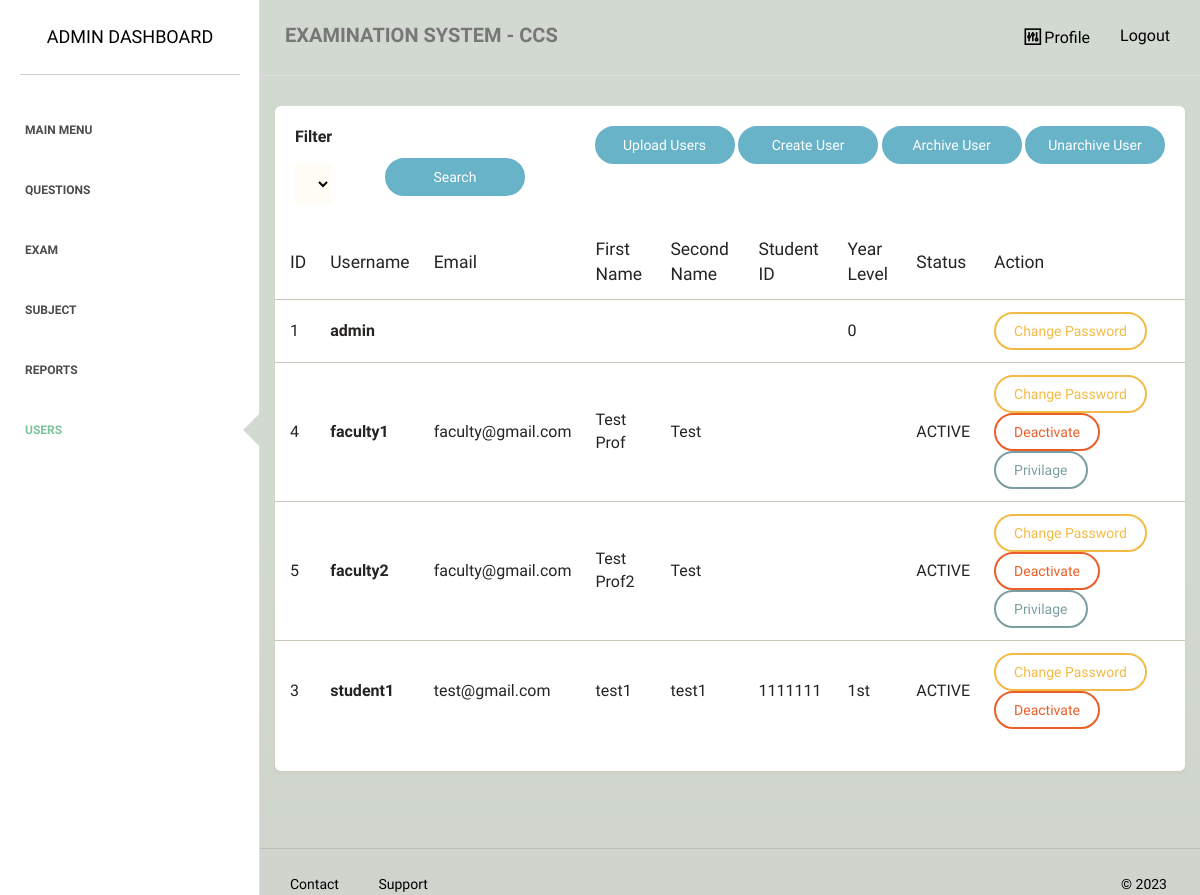
Before: /admin/user/index.php with the older database file.
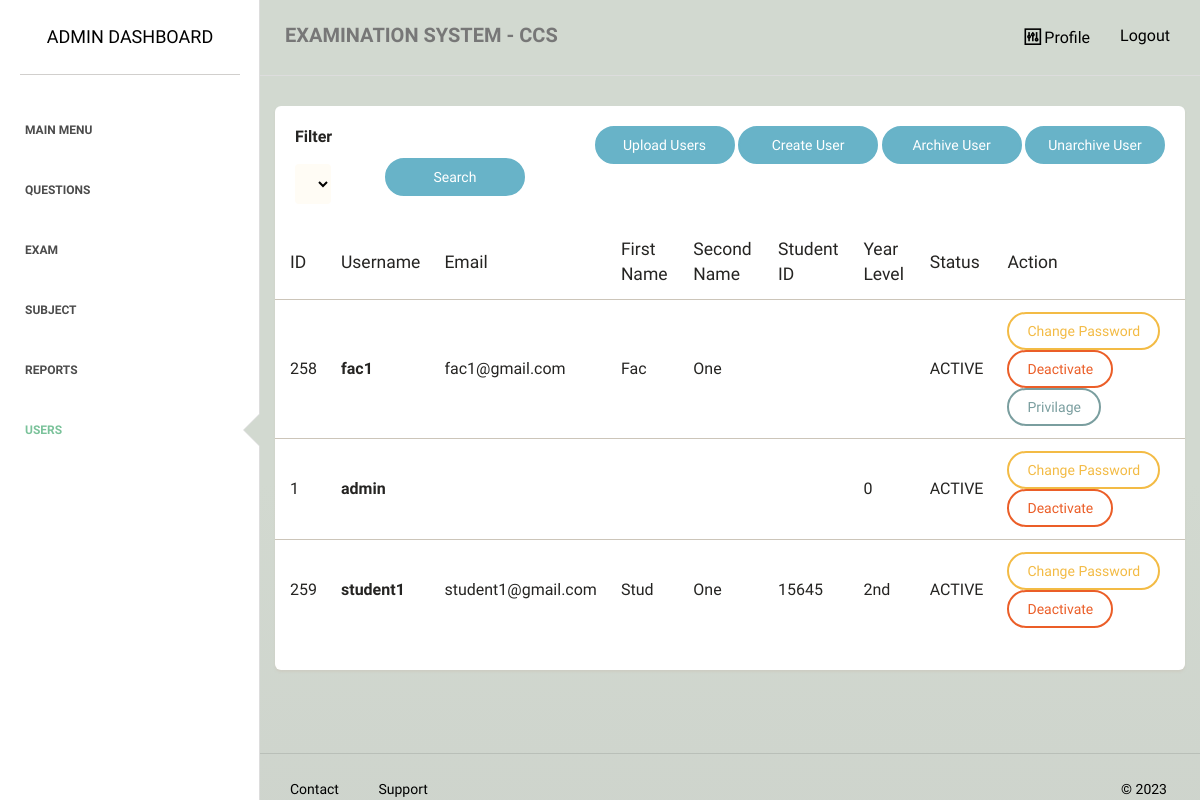
After: the same page with the newer database file.
### tables this page shows
CREATE TABLE `accounts` (
  `id` int(255) NOT NULL,
  `username` varchar(255) NOT NULL,
  `password` varchar(255) NOT NULL,
  `role` varchar(255) NOT NULL,
  `email` varchar(255) NOT NULL,
  `first_name` varchar(255) NOT NULL,
  `last_name` varchar(255) NOT NULL,
  `student_id` varchar(255) DEFAULT NULL,
  `status` varchar(50) NOT NULL,
  `list_of_subject` varchar(2000) DEFAULT NULL,
  `yearlevel` varchar(10) DEFAULT NULL
);

### admin/user/index.php (the view, shortened to what the changed rows need)
<?php
require_once "../../dbconnect.php";
$search1 = $_GET['search1'] ?? '';
if ($search1) {
    $statement = $pdo->prepare('SELECT * FROM accounts WHERE role like :role');
    $statement->bindValue(':role', "%$search1%");
} else {
    $statement = $pdo->prepare('SELECT * FROM accounts order by student_id asc');
}
$statement->execute();
$procdata = $statement->fetchAll(PDO::FETCH_ASSOC);
?>
<!doctype html>
<html lang="en">
<head>
    <link href="../../assets/css/main.css" rel="stylesheet" />
    <link href="../../assets/css/animate.css" rel="stylesheet"/>
    <link href="../../assets/css/paper-dashboard.css" rel="stylesheet"/>
    <link href="../../assets/css/demo.css" rel="stylesheet" />
    <link href="http://maxcdn.bootstrapcdn.com/font-awesome/latest/css/font-awesome.min.css" rel="stylesheet">
    <link href="../../assets/css/themify-icons.css" rel="stylesheet">
</head>
<body>
<div class="wrapper">
    <div class="main-panel">
        <div class="content">
            <div class="container-fluid">
                <div class="row">
                    <div class="">
                        <div class="card ">
                            <div class="content table-responsive table-full-width">
                                <table class="table">
                                    <thead>
                                        <th>ID</th>
                                    	<th>Username</th>
                                    	<th>Email</th>
                                    	<th>First Name</th>
                                    	<th>Second Name</th>
                                    	<th>Student ID</th>
                                    	<th>Year Level</th>
                                    	<th>Status</th>
                                    	<th>Action</th>
                                    </thead>
                                    <tbody>
                                        <?php foreach ($procdata as $i => $item): ?>
                                        <tr>
                                        	<td style="font-size:medium;"><?php echo $item['id']; ?></td>
                                        	<td style="font-size:medium;"><b><?php echo $item['username']; ?></b></td>
                                        	<td style="font-size:medium;"><?php echo $item['email']; ?></td>
                                        	<td style="font-size:medium;"><?php echo $item['first_name']; ?></td>
                                        	<td style="font-size:medium;"><?php echo $item['last_name']; ?></td>
                                            <td style="font-size:medium;"><?php echo $item['student_id']; ?></td>
                                            <td style="font-size:medium;"><?php echo $item['yearlevel']; ?></td>
                                        	<td style="font-size:medium;"><?php echo strtoupper($item['status']); ?></td>
                                        	<td style="text-align:left;">
                                                <a href="edit.php?id=<?php echo $item['id']; ?>" class="btn btn-warning btn-wd">Change Password</a>
                                                <?php if ($item['status'] == 'active'): ?>
                                                    <a href="remove.php?id=<?php echo $item['id']; ?>" class="btn btn-danger btn-">Deactivate </a>
                                                <?php elseif ($item['status'] == 'deactivated'): ?>
                                                    <a href="activate.php?id=<?php echo $item['id']; ?>" class="btn btn-success btn-">Activate </a>
                                                <?php endif;?>
                                                <?php if ($item['role'] == 'faculty'): ?>
                                                    <a href="view_priv.php?id=<?php echo $item['id']; ?>" class="btn btn-primary btn-">Privilage </a>
                                                <?php endif;?>
                                            </td>
                                        </tr>
                                        <?php endforeach;?>
                                    </tbody>
                                </table>
                            </div>
                        </div>
                    </div>
                </div>
            </div>
        </div>
    </div>
</div>
</body>
</html>

Changed rows visible on the page:
removed accounts: id "4", username "faculty1", email "faculty@gmail.com", first_name "Test Prof", last_name "Test", status "ACTIVE"
removed accounts: id "5", username "faculty2", email "faculty@gmail.com", first_name "Test Prof2", last_name "Test", status "ACTIVE"
removed accounts: id "3", username "student1", email "test@gmail.com", first_name "test1", last_name "test1", student "1111111", yearlevel "1st", status "ACTIVE"
added accounts: id "258", username "fac1", email "fac1@gmail.com", first_name "Fac", last_name "One", status "ACTIVE"
changed accounts "admin": status (not shown) → "ACTIVE"
added accounts: id "259", username "student1", email "student1@gmail.com", first_name "Stud", last_name "One", student "15645", yearlevel "2nd", status "ACTIVE"
